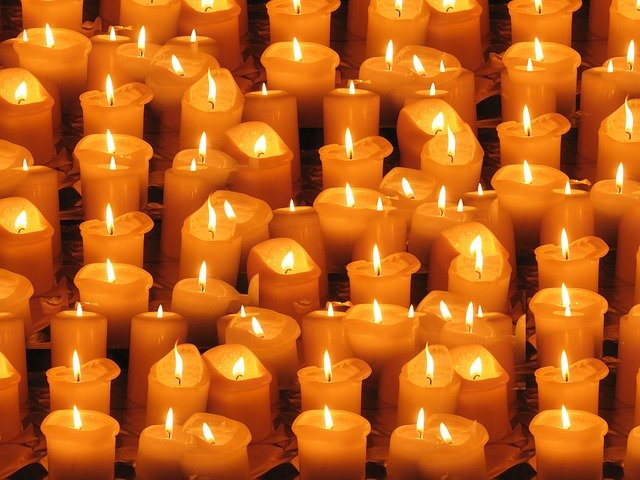
#> input picture Test/Free_Image_10.jpg, 640 x 480 px
$ python code25.py
#> lines starting #> are read from the running program, lines starting #| are printed output that depends on the picture; after the words box and inside, x2 and y2 are one past the last pixel; in counts of white or black regions, pixels touching at a corner belong together
import cv2
original_image = cv2.imread('Free_Image_10.jpg')
#> original_image is the input picture: shape (480, 640, 3); mean B, G, R 23.6, 96.1, 191.1
image_gray = cv2.imread(filename= 'Free_Image_10.jpg'
                        ,flags=cv2.IMREAD_GRAYSCALE)
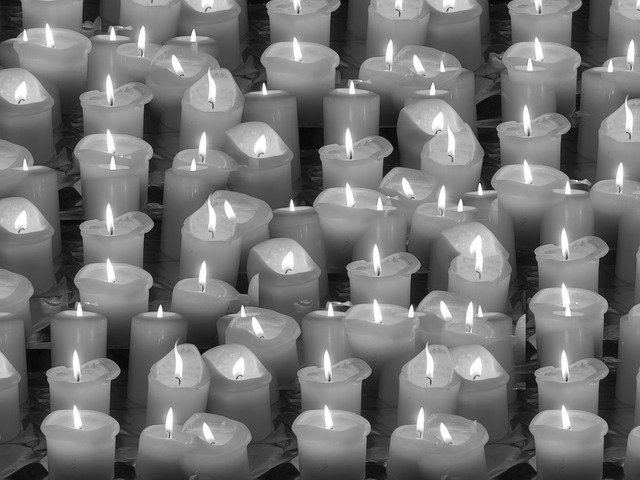
#> image_gray: shape (480, 640); min 0, max 255, mean 116.3
edge_image = cv2.adaptiveThreshold(src = image_gray,maxValue=255,
                                   adaptiveMethod= cv2.ADAPTIVE_THRESH_MEAN_C,
                                   thresholdType= cv2.THRESH_BINARY,
                                   blockSize= 9,
                                   C= 0) # c는 -5 ~5
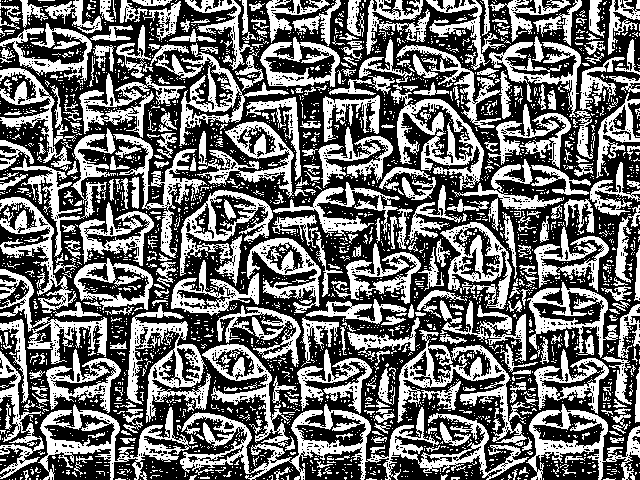
#> edge_image: shape (480, 640); 43.2% white; 2893 white regions (2515 under 20 px), largest, box (x1, y1, x2, y2) and area: (180, 404, 529, 480) 6785, (397, 330, 530, 446) 3343, (126, 304, 211, 423) 3339
cv2.imshow(winname='Original',mat= original_image)
cv2.imshow(winname='EDGE',mat=edge_image)
cv2.waitKey(0)
cv2.destroyAllWindows()

$ run again, with Test/Free_Image_11.jpg copied over Test/Free_Image_10.jpg
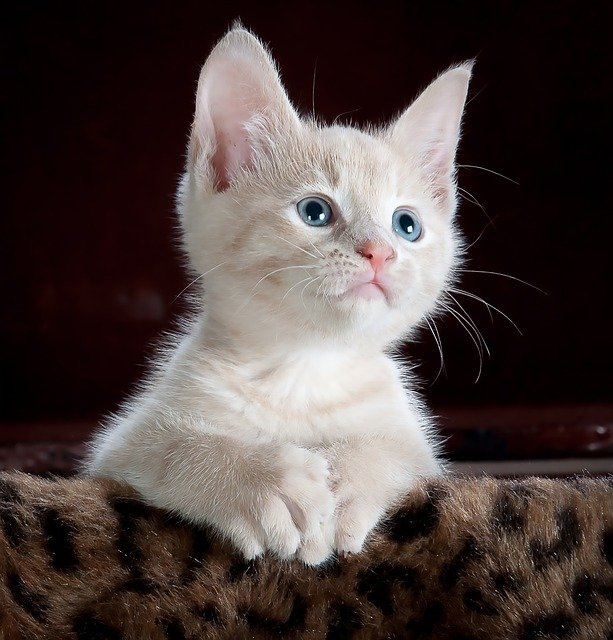
#> input picture Test/Free_Image_11.jpg, 613 x 640 px
#> original_image is the input picture: shape (640, 613, 3); mean B, G, R 64.3, 66.9, 78.5
#> `image_gray = cv2.imread(filename= 'Free_Image_10.jpg' ,flags=cv2.IMREA..`:
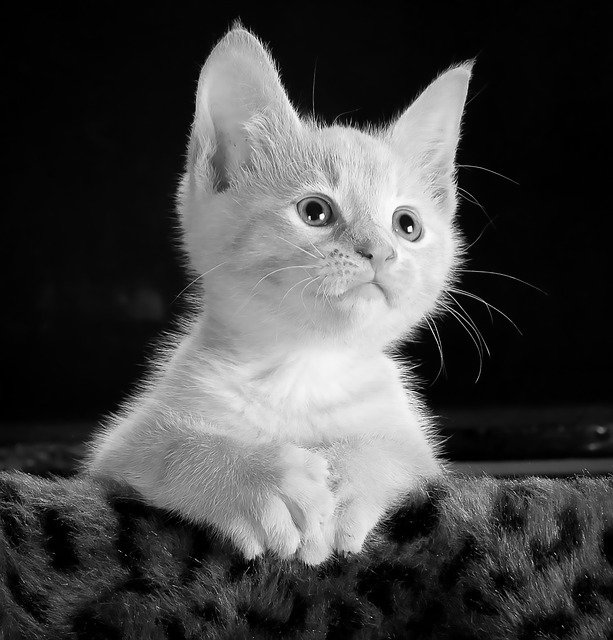
#> image_gray: shape (640, 613); min 0, max 255, mean 70
#> `edge_image = cv2.adaptiveThreshold(src = image_gray,maxValue=255, adap..`:
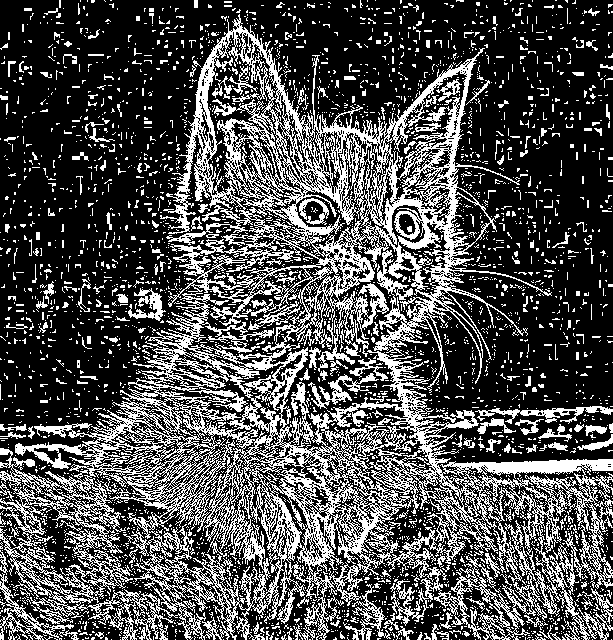
#> edge_image: shape (640, 613); 30.8% white in thin lines or dots

$ run again, with Test/Free_Image_12.jpg copied over Test/Free_Image_10.jpg
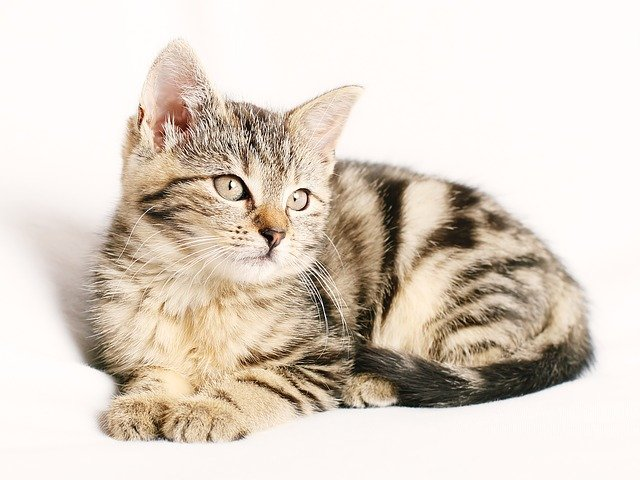
#> input picture Test/Free_Image_12.jpg, 640 x 480 px
#> original_image is the input picture: shape (480, 640, 3); mean B, G, R 199.1, 210.7, 221.6
#> `image_gray = cv2.imread(filename= 'Free_Image_10.jpg' ,flags=cv2.IMREA..`:
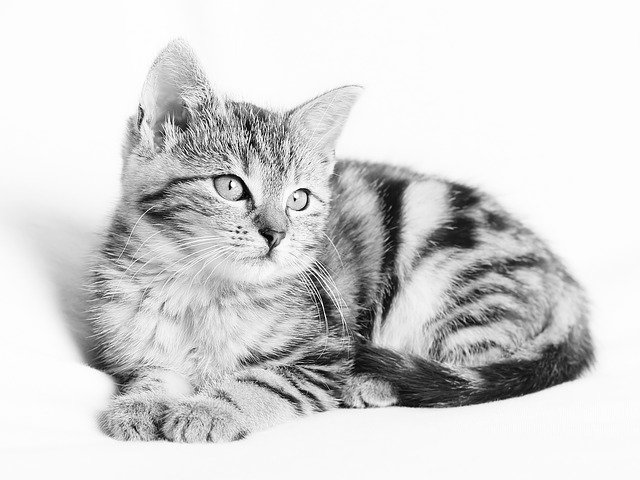
#> image_gray: shape (480, 640); min 0, max 255, mean 212.7
#> `edge_image = cv2.adaptiveThreshold(src = image_gray,maxValue=255, adap..`:
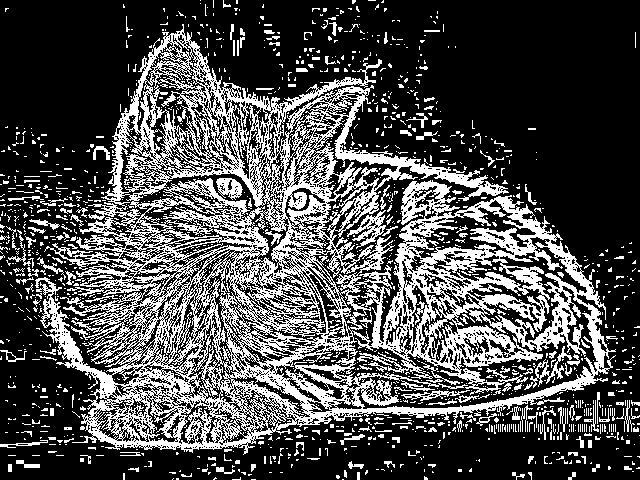
#> edge_image: shape (480, 640); 29.9% white; 1587 white regions (1408 under 20 px), largest, box (x1, y1, x2, y2) and area: (35, 24, 616, 455) 76850, (347, 210, 386, 249) 496, (530, 346, 572, 388) 360
